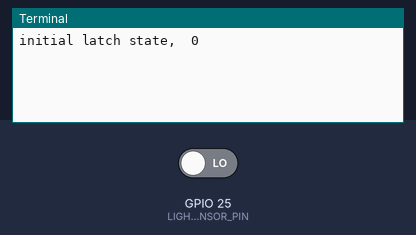
Bench run of a program on a simulated Raspberry Pi (BCM pin numbers). Shown: the last lines printed to the terminal. Inputs (shaded band) come from the test bench; at power-on: GPIO 25 (LIGHT_SENSOR_PIN) LOW. The clock reads 2024-03-15 10:24:30 at power-on unless the program sets it. At 10.1 s the program stops and its outputs stay as they are.

Above: at 5.0 s.
5.1 s: GPIO 25 (LIGHT_SENSOR_PIN) driven HIGH
At 6.2 s:
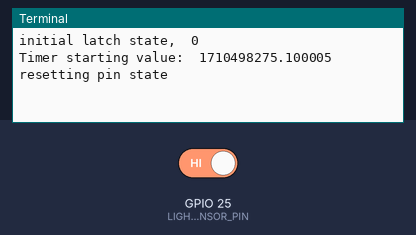
At 11.2 s:
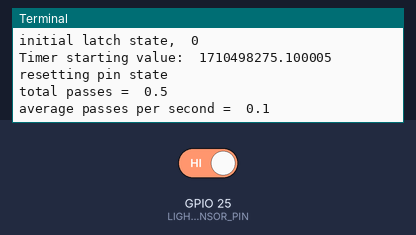

The program:

iotest_passes.py
```python
import RPi.GPIO as GPIO
import time

LIGHT_SENSOR_PIN=25
#LED_PIN=18
RUN_SECONDS=5.0

GPIO.setwarnings(False)
GPIO.setmode(GPIO.BCM)
#GPIO.setup(LED_PIN, GPIO.OUT, initial=GPIO.LOW)
GPIO.setup(LIGHT_SENSOR_PIN, GPIO.IN)

timeStarted = False
timeElapsed = False

startTime = 0.0
passesDetected = 0.0
lastState = GPIO.input(LIGHT_SENSOR_PIN)
print ("initial latch state, ", lastState)

while not timeElapsed:
    #Once the input changes from the inital value, start the timer
    pinState = GPIO.input(LIGHT_SENSOR_PIN)

    if lastState != pinState and not timeStarted:
        timeStarted = True
        #initialize start time to the current time in seconds
        startTime = time.time()
        print ("Timer starting value: ", startTime);

    if timeStarted and pinState != lastState:
        passesDetected += 1.0
        lastState = pinState
        print("resetting pin state")

    if timeStarted:
        timeElapsed = ((time.time() - startTime) > RUN_SECONDS)


print ("total passes = ", passesDetected / 2)
print ("average passes per second = ", passesDetected / 2 / RUN_SECONDS)
```

Measured:
- after the input at 5.1 s, the terminal: prints a new line at once (image 1)
